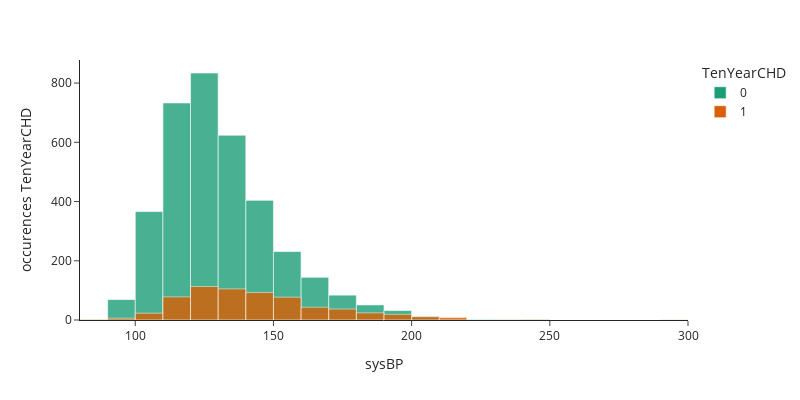

The notebook cell saved with this chart:
### Markdown cell above
#### Overlayed/Grouped Bar Charts

### Code cell
px.histogram(
    df,
    x='sysBP',
    color=target,
    barmode='overlay',
    opacity=0.8,
    nbins=40,
    width=800, height=400,
    template="simple_white",
    color_discrete_sequence=px.colors.qualitative.Dark2,
).update_layout(
    yaxis_title=f"occurences {target}"
)

### Figure 1 — Plotly figure (JSON) as saved in the notebook; plotly's stock layout.template omitted (floating-point values rounded to 4 significant figures; data arrays with more than 128 entries replaced by an {"elided": "..."} marker saying what was removed)
{"data": [{"bingroup": "x", "hovertemplate": "TenYearCHD=0<br>sysBP=%{x}<br>count=%{y}<extra></extra>", "legendgroup": "0", "marker": {"color": "rgb(27,158,119)", "opacity": 0.8, "pattern": {"shape": ""}}, "name": "0", "nbinsx": 40, "orientation": "v", "showlegend": true, "type": "histogram", "x": {"elided": "3594 float values"}, "xaxis": "x", "yaxis": "y"}, {"bingroup": "x", "hovertemplate": "TenYearCHD=1<br>sysBP=%{x}<br>count=%{y}<extra></extra>", "legendgroup": "1", "marker": {"color": "rgb(217,95,2)", "opacity": 0.8, "pattern": {"shape": ""}}, "name": "1", "nbinsx": 40, "orientation": "v", "showlegend": true, "type": "histogram", "x": {"elided": "644 float values"}, "xaxis": "x", "yaxis": "y"}], "layout": {"barmode": "overlay", "height": 400, "legend": {"title": {"text": "TenYearCHD"}, "tracegroupgap": 0}, "margin": {"t": 60}, "width": 800, "xaxis": {"anchor": "y", "domain": [0, 1], "title": {"text": "sysBP"}}, "yaxis": {"anchor": "x", "domain": [0, 1], "title": {"text": "occurences TenYearCHD"}}}}
